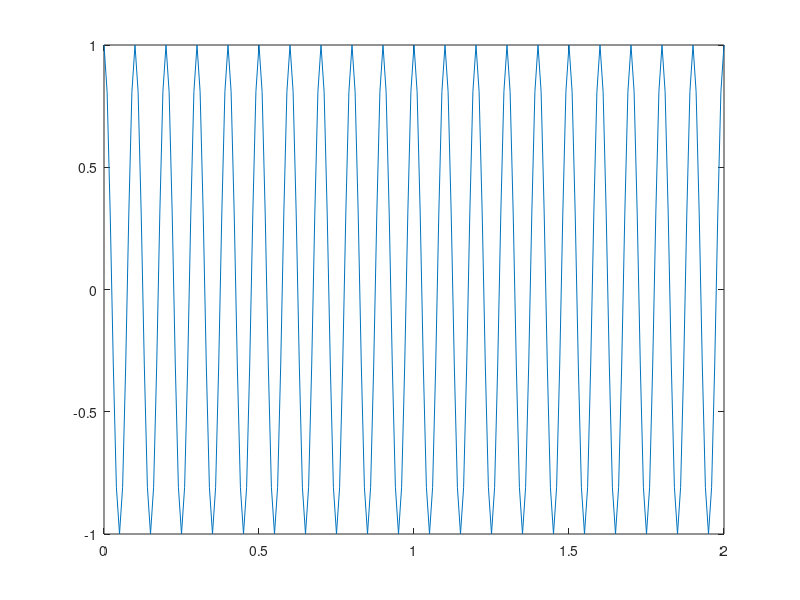
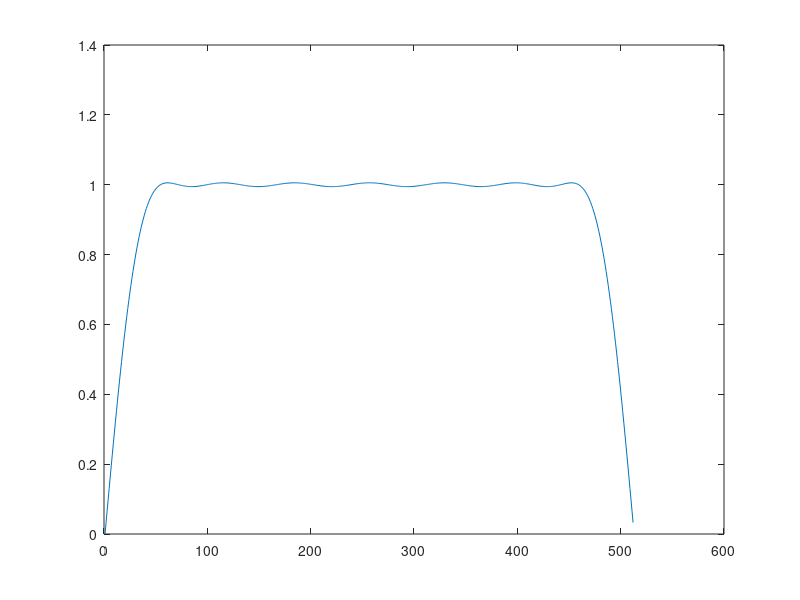
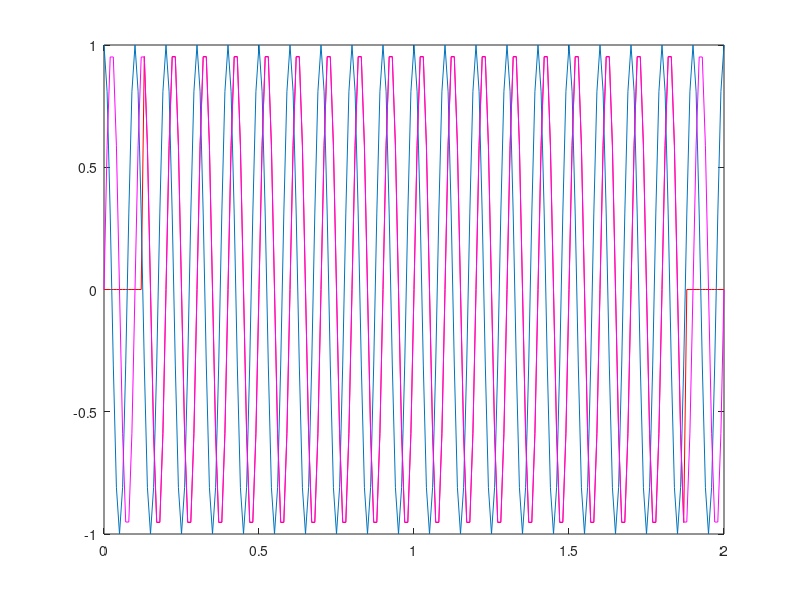

MATLAB code for these plots, in order:
f=10;
t=0:0.01:2;
j=sqrt(-1);
x=cos(2*pi*t*f);
s=sin(2*pi*t*f);
figure; plot(t,x);
d=0.01; w_L=0.1*pi; w_H=0.9*pi; N=27;
h=firpm(N-1,[w_L/pi w_H/pi],[1,1],'hilbert');
[H w] = freqz(h,1);
figure; plot(abs(H));
y=zeros(1,length(x));
for k=N:length(x)
for m=0:N-1
    y(1,k-13)=y(1,k-13)+h(1,m+1)*x(1,k-m);
end
end
y_Im=imag(y);
y_Re=real(y);
figure; plot(t,y_Re,'r'); hold on; plot(t,x); plot(t,s,'m');
z=x+j*y;
z=z(13:end);